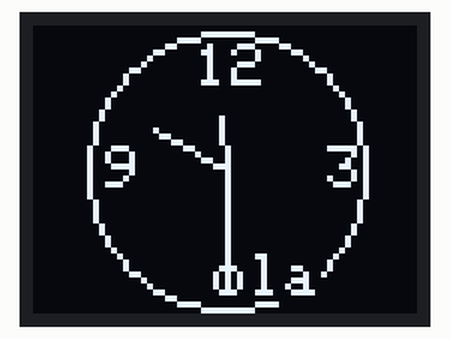
Bench run of a sketch on a simulated Arduino Uno, built with avr-gcc and run on an emulated ATmega328P. Shown: 64×48 one-colour display.

Above: at 0.1 s.
At 4.1 s:
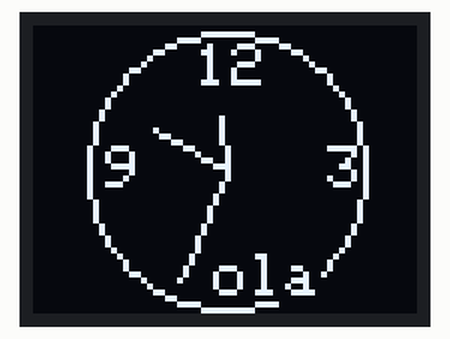
At 9.1 s:
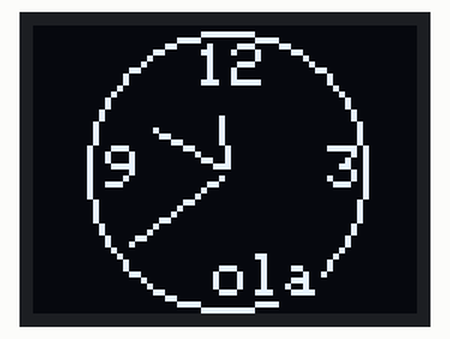
At 19.1 s:
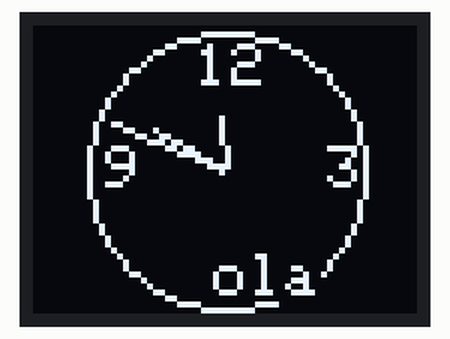
At 28.1 s:
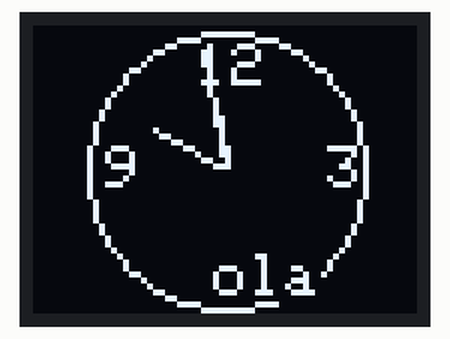
At 38.1 s:
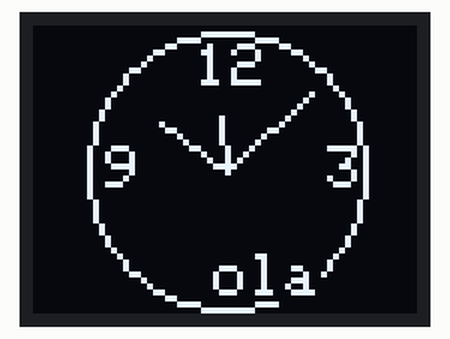

Measured:
- what the display in image 1 shows lasts 1.0 s, from 4.0 s to 5.0 s

The sketch:

wemosD1_Mini_OLED_Clock_with_SparkFun.ino
```cpp
#include <Wire.h>  // Include Wire if you're using I2C
#include <SFE_MicroOLED.h>  // Include the SFE_MicroOLED library


#define PIN_RESET 255  //
#define DC_JUMPER 0  // I2C Addres: 0 - 0x3C, 1 - 0x3D

//////////////////////////////////
// MicroOLED Object Declaration //
//////////////////////////////////

MicroOLED oled(PIN_RESET, DC_JUMPER);  // I2C Example

// Use these variables to set the initial time
int hours = 11;
int minutes = 50;
int seconds = 30;

// How fast do you want the clock to spin? Set this to 1 for fun.
// Set this to 1000 to get _about_ 1 second timing.
const int CLOCK_SPEED = 1000;

// Global variables to help draw the clock face:
const int MIDDLE_Y = oled.getLCDHeight() / 2;
const int MIDDLE_X = oled.getLCDWidth() / 2;

int CLOCK_RADIUS;
int POS_12_X, POS_12_Y;
int POS_3_X, POS_3_Y;
int POS_6_X, POS_6_Y;
int POS_9_X, POS_9_Y;
int S_LENGTH;
int M_LENGTH;
int H_LENGTH;

unsigned long lastDraw = 0;

void initClockVariables()
{
  // Calculate constants for clock face component positions:
  oled.setFontType(0);
  CLOCK_RADIUS = min(MIDDLE_X, MIDDLE_Y) - 1;
  POS_12_X = MIDDLE_X - oled.getFontWidth();
  POS_12_Y = MIDDLE_Y - CLOCK_RADIUS + 2;
  POS_3_X  = MIDDLE_X + CLOCK_RADIUS - oled.getFontWidth() - 1;
  POS_3_Y  = MIDDLE_Y - oled.getFontHeight()/2;
  POS_6_X  = MIDDLE_X - oled.getFontWidth()/2;
  POS_6_Y  = MIDDLE_Y + CLOCK_RADIUS - oled.getFontHeight() - 1;
  POS_9_X  = MIDDLE_X - CLOCK_RADIUS + oled.getFontWidth() - 2;
  POS_9_Y  = MIDDLE_Y - oled.getFontHeight()/2;

  // Calculate clock arm lengths
  S_LENGTH = CLOCK_RADIUS - 2;
  M_LENGTH = S_LENGTH * 0.7;
  H_LENGTH = S_LENGTH * 0.5;
}

void setup()
{
  oled.begin();     // Initialize the OLED
  oled.clear(PAGE); // Clear the display's internal memory
  oled.clear(ALL);  // Clear the library's display buffer
  oled.display();   // Display what's in the buffer (splashscreen)

  initClockVariables();

  oled.clear(ALL);
  drawFace();
  drawArms(hours, minutes, seconds);
  oled.display(); // display the memory buffer drawn
}

void loop()
{

  // Check if we need to update seconds, minutes, hours:
  if (lastDraw + CLOCK_SPEED < millis())
  {
    lastDraw = millis();
    // Add a second, update minutes/hours if necessary:
    updateTime();

    // Draw the clock:
    oled.clear(PAGE);  // Clear the buffer
    drawFace();  // Draw the face to the buffer
    drawArms(hours, minutes, seconds);  // Draw arms to the buffer
    oled.display(); // Draw the memory buffer
  }
}

// Simple function to increment seconds and then increment minutes
// and hours if necessary.
void updateTime()
{
  seconds++;  // Increment seconds
  if (seconds >= 60)  // If seconds overflows (>=60)
  {
    seconds = 0;  // Set seconds back to 0
    minutes++;    // Increment minutes
    if (minutes >= 60)  // If minutes overflows (>=60)
    {
      minutes = 0;  // Set minutes back to 0
      hours++;      // Increment hours
      if (hours >= 12)  // If hours overflows (>=12)
      {
        hours = 0;  // Set hours back to 0
      }
    }
  }
}

// Draw the clock's three arms: seconds, minutes, hours.
void drawArms(int h, int m, int s)
{
  double midHours;  // this will be used to slightly adjust the hour hand
  static int hx, hy, mx, my, sx, sy;

  // Adjust time to shift display 90 degrees ccw
  // this will turn the clock the same direction as text:
  h -= 3;
  m -= 15;
  s -= 15;
  if (h <= 0)
    h += 12;
  if (m < 0)
    m += 60;
  if (s < 0)
    s += 60;

  // Calculate and draw new lines:
  s = map(s, 0, 60, 0, 360);  // map the 0-60, to "360 degrees"
  sx = S_LENGTH * cos(PI * ((float)s) / 180);  // woo trig!
  sy = S_LENGTH * sin(PI * ((float)s) / 180);  // woo trig!
  // draw the second hand:
  oled.line(MIDDLE_X, MIDDLE_Y, MIDDLE_X + sx, MIDDLE_Y + sy);

  m = map(m, 0, 60, 0, 360);  // map the 0-60, to "360 degrees"
  mx = M_LENGTH * cos(PI * ((float)m) / 180);  // woo trig!
  my = M_LENGTH * sin(PI * ((float)m) / 180);  // woo trig!
  // draw the minute hand
  oled.line(MIDDLE_X, MIDDLE_Y, MIDDLE_X + mx, MIDDLE_Y + my);

  midHours = minutes/12;  // midHours is used to set the hours hand to middling levels between whole hours
  h *= 5;  // Get hours and midhours to the same scale
  h += midHours;  // add hours and midhours
  h = map(h, 0, 60, 0, 360);  // map the 0-60, to "360 degrees"
  hx = H_LENGTH * cos(PI * ((float)h) / 180);  // woo trig!
  hy = H_LENGTH * sin(PI * ((float)h) / 180);  // woo trig!
  // draw the hour hand:
  oled.line(MIDDLE_X, MIDDLE_Y, MIDDLE_X + hx, MIDDLE_Y + hy);
}

// Draw an analog clock face
void drawFace()
{
  // Draw the clock border
  oled.circle(MIDDLE_X, MIDDLE_Y, CLOCK_RADIUS);

  // Draw the clock numbers
  oled.setFontType(0); // set font type 0, please see declaration in SFE_MicroOLED.cpp
  oled.setCursor(POS_12_X, POS_12_Y); // points cursor to x=27 y=0
  oled.print(12);
  oled.setCursor(POS_6_X, POS_6_Y);
  oled.print("ola");
  oled.setCursor(POS_9_X, POS_9_Y);
  oled.print(9);
  oled.setCursor(POS_3_X, POS_3_Y);
  oled.print(3);
}
```
